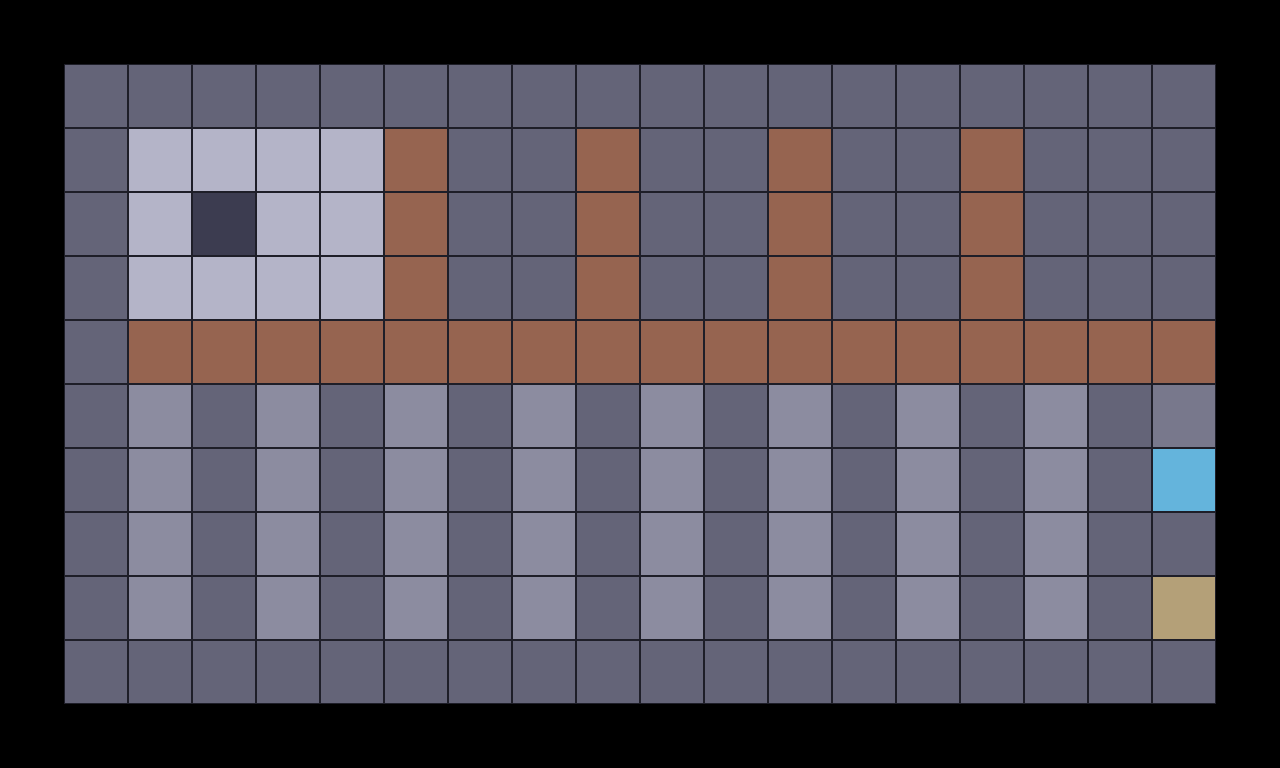

This is a level from a 2D game, rendered from its Tiled map with the project's own tilesets. A one-line summary and the complete map file follow:
An orthogonal 20x12 tile map with 64x64 px tiles, 2 tile layers (ground, rooms) and 1 object (reception_desk).

<map version="1.9" tiledversion="1.9.2" orientation="orthogonal" renderorder="right-down" width="20" height="12" tilewidth="64" tileheight="64" infinite="0" nextlayerid="4" nextobjectid="1">
 <tileset firstgid="1" name="inn_tiles" tilewidth="64" tileheight="64" tilecount="16" columns="4">
  <image source="inn_tiles.png" width="256" height="256" />
  <tile id="0">
   <properties>
    <property name="type" value="floor" />
   </properties>
  </tile>
  <tile id="1">
   <properties>
    <property name="type" value="wall" />
   </properties>
  </tile>
  <tile id="2">
   <properties>
    <property name="type" value="reception" />
   </properties>
  </tile>
  <tile id="3">
   <properties>
    <property name="type" value="room_door" />
   </properties>
  </tile>
  <tile id="4">
   <properties>
    <property name="type" value="hallway" />
   </properties>
  </tile>
  <tile id="5">
   <properties>
    <property name="type" value="stairs" />
   </properties>
  </tile>
  <tile id="6">
   <properties>
    <property name="type" value="cleaning_cart" />
   </properties>
  </tile>
  <tile id="7">
   <properties>
    <property name="type" value="elevator" />
   </properties>
  </tile>
  <tile id="8">
   <properties>
    <property name="type" value="lobby" />
   </properties>
  </tile>
  <tile id="9">
   <properties>
    <property name="type" value="storage" />
   </properties>
  </tile>
  <tile id="10">
   <properties>
    <property name="type" value="vacant" />
   </properties>
  </tile>
  <tile id="11">
   <properties>
    <property name="type" value="occupied" />
   </properties>
  </tile>
  <tile id="12">
   <properties>
    <property name="type" value="cleaning" />
   </properties>
  </tile>
  <tile id="13">
   <properties>
    <property name="type" value="maintenance" />
   </properties>
  </tile>
  <tile id="14">
   <properties>
    <property name="type" value="conflict" />
   </properties>
  </tile>
  <tile id="15">
   <properties>
    <property name="type" value="highlight" />
   </properties>
  </tile>
 </tileset>
 <layer id="1" name="ground" width="20" height="12">
  <data encoding="csv">
    0,0,0,0,0,0,0,0,0,0,0,0,0,0,0,0,0,0,0,0,
    0,1,1,1,1,1,1,1,1,1,1,1,1,1,1,1,1,1,1,0,
    0,1,8,8,8,8,4,1,1,4,1,1,4,1,1,4,1,1,1,0,
    0,1,8,2,8,8,4,1,1,4,1,1,4,1,1,4,1,1,1,0,
    0,1,8,8,8,8,4,1,1,4,1,1,4,1,1,4,1,1,1,0,
    0,1,4,4,4,4,4,4,4,4,4,4,4,4,4,4,4,4,4,0,
    0,1,3,1,3,1,3,1,3,1,3,1,3,1,3,1,3,1,5,0,
    0,1,0,1,0,1,0,1,0,1,0,1,0,1,0,1,0,1,7,0,
    0,1,0,1,0,1,0,1,0,1,0,1,0,1,0,1,0,1,1,0,
    0,1,0,1,0,1,0,1,0,1,0,1,0,1,0,1,0,1,9,0,
    0,1,1,1,1,1,1,1,1,1,1,1,1,1,1,1,1,1,1,0,
    0,0,0,0,0,0,0,0,0,0,0,0,0,0,0,0,0,0,0,0
  </data>
 </layer>
 <layer id="2" name="rooms" width="20" height="12">
  <data encoding="csv">
    0,0,0,0,0,0,0,0,0,0,0,0,0,0,0,0,0,0,0,0,
    0,0,0,0,0,0,0,0,0,0,0,0,0,0,0,0,0,0,0,0,
    0,0,0,0,0,0,0,0,0,0,0,0,0,0,0,0,0,0,0,0,
    0,0,0,0,0,0,0,0,0,0,0,0,0,0,0,0,0,0,0,0,
    0,0,0,0,0,0,0,0,0,0,0,0,0,0,0,0,0,0,0,0,
    0,0,0,0,0,0,0,0,0,0,0,0,0,0,0,0,0,0,0,0,
    0,0,10,0,10,0,10,0,10,0,10,0,10,0,10,0,10,0,0,0,
    0,0,10,0,10,0,10,0,10,0,10,0,10,0,10,0,10,0,0,0,
    0,0,10,0,10,0,10,0,10,0,10,0,10,0,10,0,10,0,0,0,
    0,0,10,0,10,0,10,0,10,0,10,0,10,0,10,0,10,0,0,0,
    0,0,0,0,0,0,0,0,0,0,0,0,0,0,0,0,0,0,0,0,
    0,0,0,0,0,0,0,0,0,0,0,0,0,0,0,0,0,0,0,0
  </data>
 </layer>
 <objectgroup id="3" name="interactables">
  <object id="1" name="reception_desk" x="256" y="192" width="128" height="64">
   <properties>
    <property name="interact" value="open_order_panel" />
   </properties>
  </object>
 </objectgroup>
</map>
